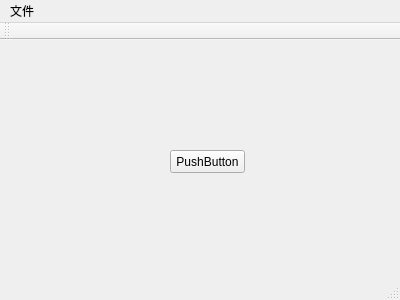
<?xml version="1.0" encoding="UTF-8"?>
<ui version="4.0">
 <class>MainWindow</class>
 <widget class="QMainWindow" name="MainWindow">
  <property name="geometry">
   <rect>
    <x>0</x>
    <y>0</y>
    <width>400</width>
    <height>300</height>
   </rect>
  </property>
  <property name="windowTitle">
   <string>MainWindow</string>
  </property>
  <widget class="QWidget" name="centralWidget">
   <widget class="QPushButton" name="pushButton">
    <property name="geometry">
     <rect>
      <x>170</x>
      <y>110</y>
      <width>75</width>
      <height>23</height>
     </rect>
    </property>
    <property name="text">
     <string>PushButton</string>
    </property>
   </widget>
  </widget>
  <widget class="QMenuBar" name="menuBar">
   <property name="geometry">
    <rect>
     <x>0</x>
     <y>0</y>
     <width>400</width>
     <height>23</height>
    </rect>
   </property>
   <widget class="QMenu" name="menuDd">
    <property name="title">
     <string>文件</string>
    </property>
    <addaction name="actionAsdf"/>
   </widget>
   <addaction name="menuDd"/>
  </widget>
  <widget class="QToolBar" name="mainToolBar">
   <attribute name="toolBarArea">
    <enum>TopToolBarArea</enum>
   </attribute>
   <attribute name="toolBarBreak">
    <bool>false</bool>
   </attribute>
  </widget>
  <widget class="QStatusBar" name="statusBar"/>
  <action name="actionAsdf">
   <property name="text">
    <string>svg</string>
   </property>
  </action>
 </widget>
 <layoutdefault spacing="6" margin="11"/>
 <resources/>
 <connections/>
</ui>
